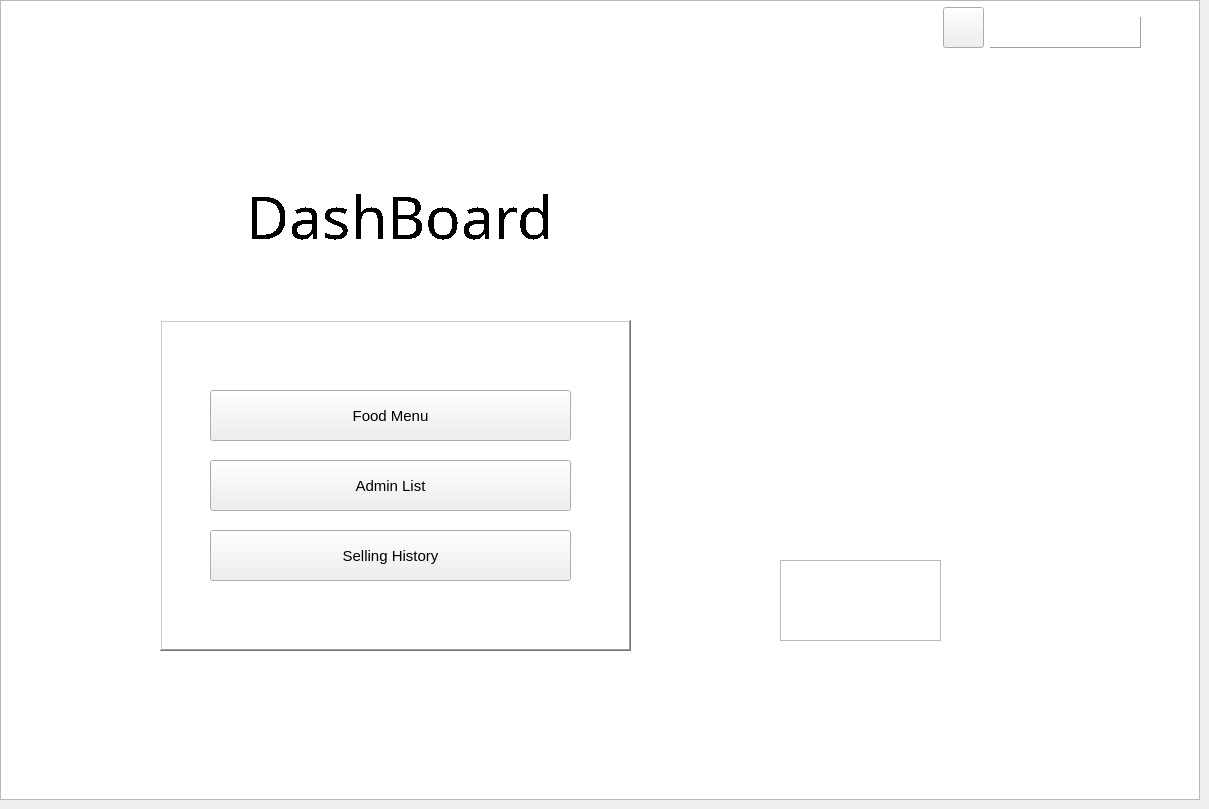
    <widget class="QWidget" name="dashBoardOwner4">
     <widget class="QGraphicsView" name="graphicsView_5">
      <property name="geometry">
       <rect>
        <x>0</x>
        <y>0</y>
        <width>1200</width>
        <height>800</height>
       </rect>
      </property>
      <property name="styleSheet">
       <string notr="true">border-image: url(:/new/prefix1/gettyimages-1220159965-2048x2048.jpg);</string>
      </property>
     </widget>
     <widget class="QLabel" name="usernameLableOwner">
      <property name="geometry">
       <rect>
        <x>990</x>
        <y>17</y>
        <width>151</width>
        <height>31</height>
       </rect>
      </property>
      <property name="font">
       <font>
        <pointsize>11</pointsize>
       </font>
      </property>
      <property name="cursor">
       <cursorShape>ArrowCursor</cursorShape>
      </property>
      <property name="styleSheet">
       <string notr="true"/>
      </property>
      <property name="frameShape">
       <enum>QFrame::Panel</enum>
      </property>
      <property name="frameShadow">
       <enum>QFrame::Raised</enum>
      </property>
      <property name="text">
       <string/>
      </property>
      <property name="alignment">
       <set>Qt::AlignCenter</set>
      </property>
     </widget>
     <widget class="QPushButton" name="logoutButtonOwner">
      <property name="geometry">
       <rect>
        <x>1152</x>
        <y>16</y>
        <width>31</width>
        <height>31</height>
       </rect>
      </property>
      <property name="cursor">
       <cursorShape>PointingHandCursor</cursorShape>
      </property>
      <property name="styleSheet">
       <string notr="true">border-image: url(:/new/prefix1/logout 11111.png);</string>
      </property>
      <property name="text">
       <string/>
      </property>
      <property name="autoDefault">
       <bool>false</bool>
      </property>
      <property name="default">
       <bool>false</bool>
      </property>
      <property name="flat">
       <bool>true</bool>
      </property>
     </widget>
     <widget class="QGraphicsView" name="graphicsView_13">
      <property name="geometry">
       <rect>
        <x>780</x>
        <y>560</y>
        <width>161</width>
        <height>81</height>
       </rect>
      </property>
      <property name="styleSheet">
       <string notr="true">border-image: url(:/new/prefix1/logo.png);</string>
      </property>
     </widget>
     <widget class="QPushButton" name="foodMenuOwnerButton">
      <property name="geometry">
       <rect>
        <x>210</x>
        <y>390</y>
        <width>361</width>
        <height>51</height>
       </rect>
      </property>
      <property name="font">
       <font>
        <pointsize>11</pointsize>
        <weight>50</weight>
        <bold>false</bold>
       </font>
      </property>
      <property name="cursor">
       <cursorShape>PointingHandCursor</cursorShape>
      </property>
      <property name="text">
       <string>Food Menu</string>
      </property>
     </widget>
     <widget class="QPushButton" name="adminListButton">
      <property name="geometry">
       <rect>
        <x>210</x>
        <y>460</y>
        <width>361</width>
        <height>51</height>
       </rect>
      </property>
      <property name="font">
       <font>
        <pointsize>11</pointsize>
        <weight>50</weight>
        <bold>false</bold>
       </font>
      </property>
      <property name="cursor">
       <cursorShape>PointingHandCursor</cursorShape>
      </property>
      <property name="text">
       <string>Admin List</string>
      </property>
     </widget>
     <widget class="QPushButton" name="sellingHistoryOwnerButton">
      <property name="geometry">
       <rect>
        <x>210</x>
        <y>530</y>
        <width>361</width>
        <height>51</height>
       </rect>
      </property>
      <property name="font">
       <font>
        <pointsize>11</pointsize>
        <weight>50</weight>
        <bold>false</bold>
       </font>
      </property>
      <property name="cursor">
       <cursorShape>PointingHandCursor</cursorShape>
      </property>
      <property name="text">
       <string>Selling History</string>
      </property>
     </widget>
     <widget class="QLabel" name="label_8">
      <property name="geometry">
       <rect>
        <x>200</x>
        <y>180</y>
        <width>401</width>
        <height>71</height>
       </rect>
      </property>
      <property name="font">
       <font>
        <family>Stencil</family>
        <pointsize>44</pointsize>
        <weight>50</weight>
        <bold>false</bold>
        <strikeout>false</strikeout>
        <stylestrategy>NoAntialias</stylestrategy>
        <kerning>true</kerning>
       </font>
      </property>
      <property name="styleSheet">
       <string notr="true">color: rgb(255, 255, 255);
color: rgb(0, 0, 0);
</string>
      </property>
      <property name="text">
       <string>DashBoard</string>
      </property>
      <property name="alignment">
       <set>Qt::AlignCenter</set>
      </property>
     </widget>
     <widget class="QPushButton" name="userInformationEditOwnerPushButton">
      <property name="geometry">
       <rect>
        <x>943</x>
        <y>7</y>
        <width>41</width>
        <height>41</height>
       </rect>
      </property>
      <property name="cursor">
       <cursorShape>PointingHandCursor</cursorShape>
      </property>
      <property name="styleSheet">
       <string notr="true">border-image: url(:/new/prefix1/manEd.png);</string>
      </property>
      <property name="text">
       <string/>
      </property>
     </widget>
     <widget class="QGraphicsView" name="graphicsView_28">
      <property name="geometry">
       <rect>
        <x>160</x>
        <y>320</y>
        <width>471</width>
        <height>331</height>
       </rect>
      </property>
      <property name="frameShape">
       <enum>QFrame::WinPanel</enum>
      </property>
      <property name="frameShadow">
       <enum>QFrame::Raised</enum>
      </property>
     </widget>
     <zorder>graphicsView_5</zorder>
     <zorder>graphicsView_28</zorder>
     <zorder>logoutButtonOwner</zorder>
     <zorder>usernameLableOwner</zorder>
     <zorder>graphicsView_13</zorder>
     <zorder>foodMenuOwnerButton</zorder>
     <zorder>adminListButton</zorder>
     <zorder>sellingHistoryOwnerButton</zorder>
     <zorder>label_8</zorder>
     <zorder>userInformationEditOwnerPushButton</zorder>
    </widget>
